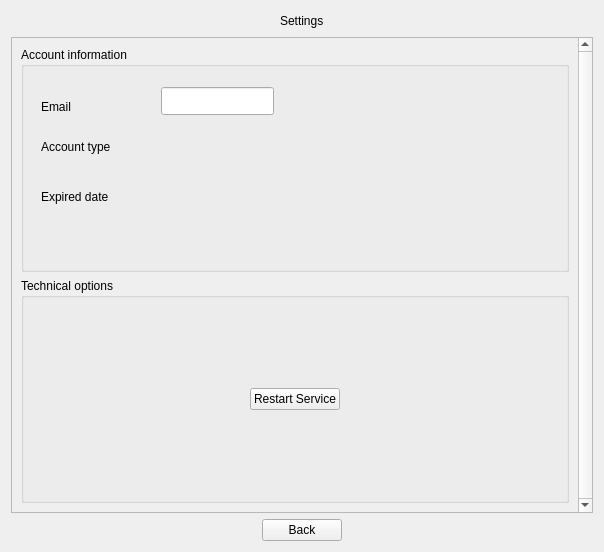
<?xml version="1.0" encoding="UTF-8"?>
<ui version="4.0">
 <class>Form</class>
 <widget class="QWidget" name="Form">
  <property name="geometry">
   <rect>
    <x>0</x>
    <y>0</y>
    <width>604</width>
    <height>552</height>
   </rect>
  </property>
  <property name="windowTitle">
   <string>Form</string>
  </property>
  <layout class="QVBoxLayout" name="verticalLayout">
   <item>
    <layout class="QHBoxLayout" name="horizontalLayout_2">
     <item>
      <spacer name="horizontalSpacer_3">
       <property name="orientation">
        <enum>Qt::Horizontal</enum>
       </property>
       <property name="sizeHint" stdset="0">
        <size>
         <width>40</width>
         <height>20</height>
        </size>
       </property>
      </spacer>
     </item>
     <item>
      <widget class="QLabel" name="lbDlgTitle">
       <property name="text">
        <string>Settings</string>
       </property>
      </widget>
     </item>
     <item>
      <spacer name="horizontalSpacer_4">
       <property name="orientation">
        <enum>Qt::Horizontal</enum>
       </property>
       <property name="sizeHint" stdset="0">
        <size>
         <width>40</width>
         <height>20</height>
        </size>
       </property>
      </spacer>
     </item>
    </layout>
   </item>
   <item>
    <widget class="QScrollArea" name="scrollArea">
     <property name="verticalScrollBarPolicy">
      <enum>Qt::ScrollBarAlwaysOn</enum>
     </property>
     <property name="widgetResizable">
      <bool>true</bool>
     </property>
     <widget class="QWidget" name="scrollAreaWidgetContents">
      <property name="geometry">
       <rect>
        <x>0</x>
        <y>0</y>
        <width>563</width>
        <height>452</height>
       </rect>
      </property>
      <layout class="QVBoxLayout" name="verticalLayout_2">
       <item>
        <widget class="QGroupBox" name="groupBox">
         <property name="title">
          <string>Account information</string>
         </property>
         <widget class="QLabel" name="label">
          <property name="geometry">
           <rect>
            <x>20</x>
            <y>50</y>
            <width>62</width>
            <height>20</height>
           </rect>
          </property>
          <property name="text">
           <string>Email</string>
          </property>
         </widget>
         <widget class="QLineEdit" name="lineEdit">
          <property name="geometry">
           <rect>
            <x>140</x>
            <y>40</y>
            <width>113</width>
            <height>28</height>
           </rect>
          </property>
         </widget>
         <widget class="QLabel" name="label_2">
          <property name="geometry">
           <rect>
            <x>20</x>
            <y>90</y>
            <width>91</width>
            <height>20</height>
           </rect>
          </property>
          <property name="text">
           <string>Account type</string>
          </property>
         </widget>
         <widget class="QLabel" name="label_3">
          <property name="geometry">
           <rect>
            <x>20</x>
            <y>140</y>
            <width>91</width>
            <height>20</height>
           </rect>
          </property>
          <property name="text">
           <string>Expired date</string>
          </property>
         </widget>
        </widget>
       </item>
       <item>
        <widget class="QGroupBox" name="groupBox_2">
         <property name="title">
          <string>Technical options</string>
         </property>
         <layout class="QVBoxLayout" name="verticalLayout_3">
          <property name="spacing">
           <number>0</number>
          </property>
          <property name="leftMargin">
           <number>0</number>
          </property>
          <property name="topMargin">
           <number>0</number>
          </property>
          <property name="rightMargin">
           <number>0</number>
          </property>
          <property name="bottomMargin">
           <number>0</number>
          </property>
          <item>
           <layout class="QHBoxLayout" name="horizontalLayout_3">
            <item>
             <spacer name="horizontalSpacer_5">
              <property name="orientation">
               <enum>Qt::Horizontal</enum>
              </property>
              <property name="sizeHint" stdset="0">
               <size>
                <width>40</width>
                <height>20</height>
               </size>
              </property>
             </spacer>
            </item>
            <item>
             <widget class="QPushButton" name="pushButton">
              <property name="text">
               <string>Restart Service</string>
              </property>
             </widget>
            </item>
            <item>
             <spacer name="horizontalSpacer_6">
              <property name="orientation">
               <enum>Qt::Horizontal</enum>
              </property>
              <property name="sizeHint" stdset="0">
               <size>
                <width>40</width>
                <height>20</height>
               </size>
              </property>
             </spacer>
            </item>
           </layout>
          </item>
         </layout>
        </widget>
       </item>
      </layout>
     </widget>
    </widget>
   </item>
   <item>
    <layout class="QHBoxLayout" name="horizontalLayout">
     <item>
      <spacer name="horizontalSpacer">
       <property name="orientation">
        <enum>Qt::Horizontal</enum>
       </property>
       <property name="sizeHint" stdset="0">
        <size>
         <width>40</width>
         <height>20</height>
        </size>
       </property>
      </spacer>
     </item>
     <item>
      <widget class="QPushButton" name="btClose">
       <property name="text">
        <string>Back</string>
       </property>
      </widget>
     </item>
     <item>
      <spacer name="horizontalSpacer_2">
       <property name="orientation">
        <enum>Qt::Horizontal</enum>
       </property>
       <property name="sizeHint" stdset="0">
        <size>
         <width>40</width>
         <height>20</height>
        </size>
       </property>
      </spacer>
     </item>
    </layout>
   </item>
  </layout>
 </widget>
 <resources/>
 <connections/>
</ui>
